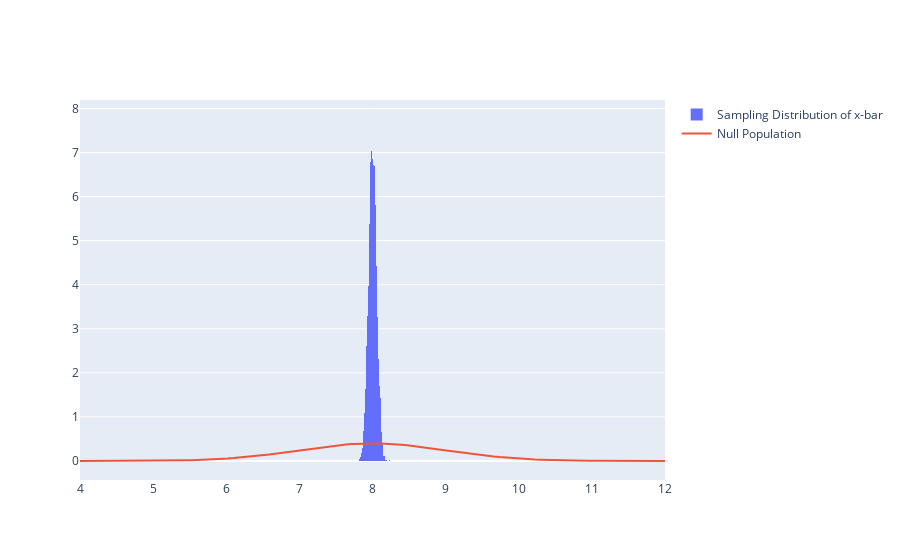

The notebook cell saved with this chart:
### Code cell
import plotly.graph_objects as go
import numpy as np
support = np.linspace(4,12,100)

fig = go.Figure()
fig.add_trace(go.Histogram(x=simulated_means, histnorm='probability density', 
                           name='Sampling Distribution of x-bar'))#, nbinsx=15
fig.add_trace(go.Scatter(x=support, y=normal_population.pdf(support), mode='lines', name='Null Population'))
fig.show()
